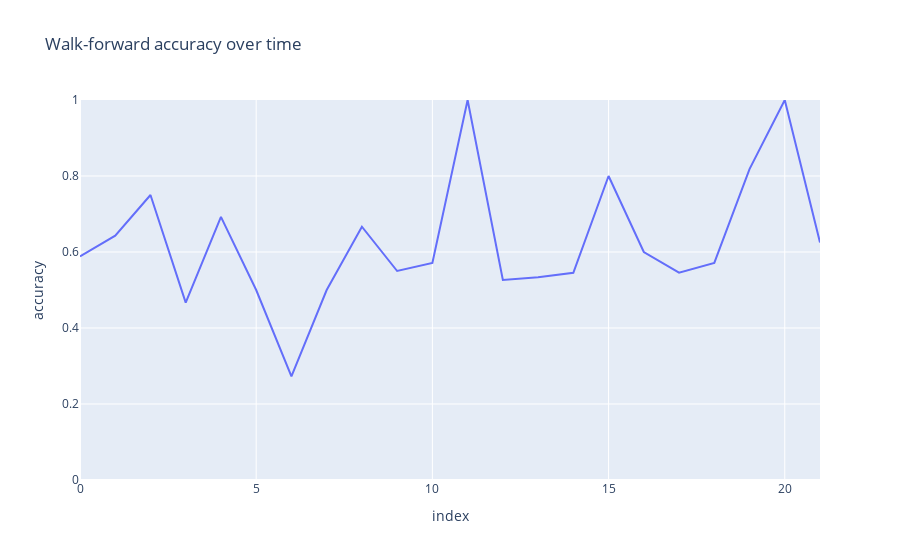

Notebook cell for this chart:
### Code cell
import plotly.express as px

fig = px.line(
    wf_results,
    y="accuracy",
    title="Walk-forward accuracy over time"
)

fig.update_yaxes(range=[0, 1])

fig.show()

### Figure 1 — Plotly figure (JSON) as saved in the notebook; plotly's stock layout.template omitted (floating-point values rounded to 4 significant figures)
{"data": [{"hovertemplate": "index=%{x}<br>accuracy=%{y}<extra></extra>", "legendgroup": "", "line": {"color": "#636efa", "dash": "solid"}, "marker": {"symbol": "circle"}, "mode": "lines", "name": "", "orientation": "v", "showlegend": false, "type": "scatter", "x": [0, 1, 2, 3, 4, 5, 6, 7, 8, 9, 10, 11, 12, 13, 14, 15, 16, 17, 18, 19, 20, 21], "xaxis": "x", "y": [0.5882, 0.6429, 0.75, 0.4667, 0.6923, 0.5, 0.2727, 0.5, 0.6667, 0.55, 0.5714, 1.0, 0.5263, 0.5333, 0.5455, 0.8, 0.6, 0.5455, 0.5714, 0.8182, 1.0, 0.625], "yaxis": "y"}], "layout": {"legend": {"tracegroupgap": 0}, "title": {"text": "Walk-forward accuracy over time"}, "xaxis": {"anchor": "y", "domain": [0, 1], "title": {"text": "index"}}, "yaxis": {"anchor": "x", "domain": [0, 1], "range": [0, 1], "title": {"text": "accuracy"}}}}
